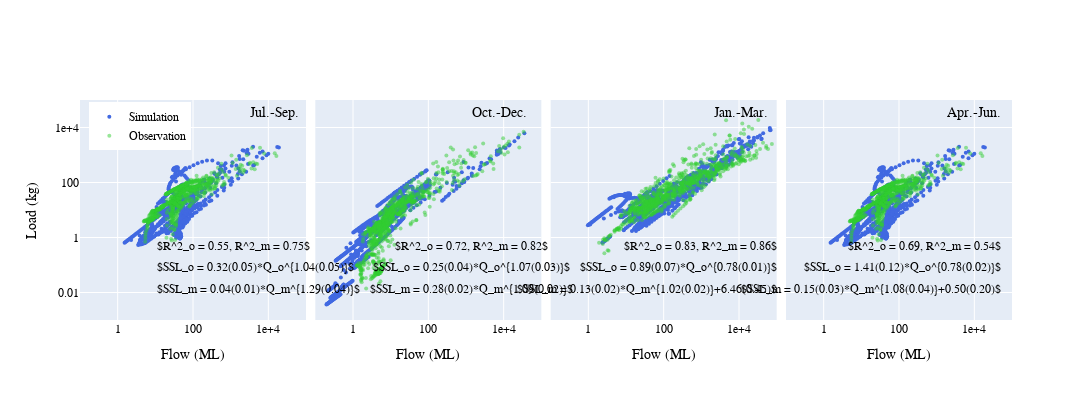

Notebook code for this chart:
### Code cell
# Use plotly to creat scatter plots
# Initialize figure with subplots
fig = make_subplots(rows=1, cols=4, shared_yaxes=True, shared_xaxes=True, horizontal_spacing = 0.01)
legends = ['Jul.-Sep.', 'Oct.-Dec.', 'Jan.-Mar.', 'Apr.-Jun.']

fig.add_trace(
        go.Scatter(x=data_x['mod'][f'x_{ii}'], y=data_y['mod'][f'y_{ii}'], mode='markers', 
                   name='Simulation', marker=dict(color='royalblue', size=4)),
        row = 1, col = 1)

fig.add_trace(
        go.Scatter(x=data_x['obs'][f'x_{ii}'], y=data_y['obs'][f'y_{ii}'], mode='markers', name='Observation',
                  marker=dict(color='limegreen', size=4, opacity=0.5)),
        row = 1, col = 1)


for ii in range(1, 4):
    fig.add_trace(
        go.Scatter(x=data_x['mod'][f'x_{ii}'], y=data_y['mod'][f'y_{ii}'], mode='markers', 
                   showlegend=False, marker=dict(color='royalblue', size=4)),
        row=1, col=ii+1)
fig.update_xaxes(
    showexponent = 'all',
    exponentformat = 'e',
    row=1, col=1) 

for ii in range(1, 4):
    fig.add_trace(
        go.Scatter(x=data_x['obs'][f'x_{ii}'], y=data_y['obs'][f'y_{ii}'], mode='markers', showlegend=False,
                  marker=dict(color='limegreen', size=4, opacity=0.5)),
        row=1, col=ii+1)

    fig.update_xaxes(showexponent = 'all', exponentformat = 'e', row=1, col=ii+1)
    
fig.update_layout(height=400, width=1200)
fig.update_xaxes(type="log", range=[-1, 5], title_text='Flow (ML)')
fig.update_yaxes(type="log", range=[-3, 5])
fig.update_layout(yaxis = dict(showexponent = 'all', exponentformat = 'e', title_text = 'Load (kg)'))

fig.update_layout(legend = dict(yanchor="top", y = 0.99, xanchor = "left", x = 0.01, 
                font = dict(size=12)), font_family = "Arial", font_color = 'black')

x_loc = [0.08, 0.42, 0.75, 0.99]; y_loc = [0.2, 0.1]
subtitle_xloc = [0.18, 0.45, 0.74, 0.99]
for ii in range(4):
    regress_col = str(ii+1)
    fig.add_annotation(dict(x=x_loc[ii], y= y_loc[0], xref="paper", yref="paper", 
                                    text=r'$SSL_o = %.2f(%.2f)*Q_o^{%.2f(%.2f)}$' %(coeffs_obs.loc['a', regress_col], 
                                        coeffs_obs.loc['a_error', regress_col], coeffs_obs.loc['b', regress_col], 
                                                coeffs_obs.loc['b_error', regress_col]), showarrow=False))
    # Add the seassons to each subplot
    fig.add_annotation(dict(x = subtitle_xloc[ii], y = 0.98, xref = "paper", yref = "paper", 
                                    text = legends[ii], font = dict(size=14)), showarrow = False)
    
for ii in range(4):
    regress_col = str(ii+1)
    if coeffs_mod.loc['c',regress_col] == 0:
        fig.add_annotation(dict(x=x_loc[ii], y=y_loc[1], xref="paper", yref="paper", 
                                    text=r'$SSL_m = %.2f(%.2f)*Q_m^{%.2f(%.2f)}$' %(coeffs_mod.loc['a', regress_col], 
                                        coeffs_mod.loc['a_error', regress_col], coeffs_mod.loc['b', regress_col], 
                                            coeffs_mod.loc['b_error', regress_col]), showarrow=False))
    else:
        fig.add_annotation(dict(x=x_loc[ii], y=y_loc[1], xref="paper", yref="paper", 
                                    text=r'$SSL_m = %.2f(%.2f)*Q_m^{%.2f(%.2f)}+%.2f(%.2f)$' %(coeffs_mod.loc['a', regress_col], 
                                        coeffs_mod.loc['a_error', regress_col], coeffs_mod.loc['b', regress_col], coeffs_mod.loc['b_error', regress_col],
                                                    coeffs_mod.loc['c', regress_col], coeffs_mod.loc['c_error', regress_col]), showarrow=False))
    # Add the annotation of fitting statistic R2    
    fig.add_annotation(dict(x = x_loc[ii], y = 0.3), xref="paper", yref="paper", 
                        text = r'$R^2_o = %.2f, R^2_m = %.2f$'%(coeffs_obs.loc['R2', regress_col],
                                                               coeffs_mod.loc['R2', regress_col]), showarrow=False)
    
fig.show()
pio.write_image(fig, fig_path + 'SSL-Q_scatter_plot.png', scale=2)

### Figure 1 — Plotly figure (JSON) as saved in the notebook; plotly's stock layout.template omitted (floating-point values rounded to 4 significant figures; data arrays with more than 128 entries replaced by an {"elided": "..."} marker saying what was removed)
{"data": [{"marker": {"color": "royalblue", "size": 4}, "mode": "markers", "name": "Simulation", "type": "scatter", "x": {"elided": "819 float values"}, "xaxis": "x", "y": {"elided": "819 float values"}, "yaxis": "y"}, {"marker": {"color": "limegreen", "opacity": 0.5, "size": 4}, "mode": "markers", "name": "Observation", "type": "scatter", "x": {"elided": "819 float values"}, "xaxis": "x", "y": {"elided": "819 float values"}, "yaxis": "y"}, {"marker": {"color": "royalblue", "size": 4}, "mode": "markers", "showlegend": false, "type": "scatter", "x": {"elided": "828 float values"}, "xaxis": "x2", "y": {"elided": "828 float values"}, "yaxis": "y2"}, {"marker": {"color": "royalblue", "size": 4}, "mode": "markers", "showlegend": false, "type": "scatter", "x": {"elided": "812 float values"}, "xaxis": "x3", "y": {"elided": "812 float values"}, "yaxis": "y3"}, {"marker": {"color": "royalblue", "size": 4}, "mode": "markers", "showlegend": false, "type": "scatter", "x": {"elided": "819 float values"}, "xaxis": "x4", "y": {"elided": "819 float values"}, "yaxis": "y4"}, {"marker": {"color": "limegreen", "opacity": 0.5, "size": 4}, "mode": "markers", "showlegend": false, "type": "scatter", "x": {"elided": "828 float values"}, "xaxis": "x2", "y": {"elided": "828 float values"}, "yaxis": "y2"}, {"marker": {"color": "limegreen", "opacity": 0.5, "size": 4}, "mode": "markers", "showlegend": false, "type": "scatter", "x": {"elided": "812 float values"}, "xaxis": "x3", "y": {"elided": "812 float values"}, "yaxis": "y3"}, {"marker": {"color": "limegreen", "opacity": 0.5, "size": 4}, "mode": "markers", "showlegend": false, "type": "scatter", "x": {"elided": "819 float values"}, "xaxis": "x4", "y": {"elided": "819 float values"}, "yaxis": "y4"}], "layout": {"annotations": [{"showarrow": false, "text": "$SSL_o = 0.32(0.05)*Q_o^{1.04(0.05)}$", "x": 0.08, "xref": "paper", "y": 0.2, "yref": "paper"}, {"font": {"size": 14}, "showarrow": false, "text": "Jul.-Sep.", "x": 0.18, "xref": "paper", "y": 0.98, "yref": "paper"}, {"showarrow": false, "text": "$SSL_o = 0.25(0.04)*Q_o^{1.07(0.03)}$", "x": 0.42, "xref": "paper", "y": 0.2, "yref": "paper"}, {"font": {"size": 14}, "showarrow": false, "text": "Oct.-Dec.", "x": 0.45, "xref": "paper", "y": 0.98, "yref": "paper"}, {"showarrow": false, "text": "$SSL_o = 0.89(0.07)*Q_o^{0.78(0.01)}$", "x": 0.75, "xref": "paper", "y": 0.2, "yref": "paper"}, {"font": {"size": 14}, "showarrow": false, "text": "Jan.-Mar.", "x": 0.74, "xref": "paper", "y": 0.98, "yref": "paper"}, {"showarrow": false, "text": "$SSL_o = 1.41(0.12)*Q_o^{0.78(0.02)}$", "x": 0.99, "xref": "paper", "y": 0.2, "yref": "paper"}, {"font": {"size": 14}, "showarrow": false, "text": "Apr.-Jun.", "x": 0.99, "xref": "paper", "y": 0.98, "yref": "paper"}, {"showarrow": false, "text": "$SSL_m = 0.04(0.01)*Q_m^{1.29(0.04)}$", "x": 0.08, "xref": "paper", "y": 0.1, "yref": "paper"}, {"showarrow": false, "text": "$R^2_o = 0.55, R^2_m = 0.75$", "x": 0.08, "xref": "paper", "y": 0.3, "yref": "paper"}, {"showarrow": false, "text": "$SSL_m = 0.28(0.02)*Q_m^{1.09(0.02)}$", "x": 0.42, "xref": "paper", "y": 0.1, "yref": "paper"}, {"showarrow": false, "text": "$R^2_o = 0.72, R^2_m = 0.82$", "x": 0.42, "xref": "paper", "y": 0.3, "yref": "paper"}, {"showarrow": false, "text": "$SSL_m = 0.13(0.02)*Q_m^{1.02(0.02)}+6.46(0.45)$", "x": 0.75, "xref": "paper", "y": 0.1, "yref": "paper"}, {"showarrow": false, "text": "$R^2_o = 0.83, R^2_m = 0.86$", "x": 0.75, "xref": "paper", "y": 0.3, "yref": "paper"}, {"showarrow": false, "text": "$SSL_m = 0.15(0.03)*Q_m^{1.08(0.04)}+0.50(0.20)$", "x": 0.99, "xref": "paper", "y": 0.1, "yref": "paper"}, {"showarrow": false, "text": "$R^2_o = 0.69, R^2_m = 0.54$", "x": 0.99, "xref": "paper", "y": 0.3, "yref": "paper"}], "font": {"color": "black", "family": "Arial"}, "height": 400, "legend": {"font": {"size": 12}, "x": 0.01, "xanchor": "left", "y": 0.99, "yanchor": "top"}, "width": 1200, "xaxis": {"anchor": "y", "domain": [0, 0.2425], "exponentformat": "e", "range": [-1, 5], "showexponent": "all", "title": {"text": "Flow (ML)"}, "type": "log"}, "xaxis2": {"anchor": "y2", "domain": [0.2525, 0.495], "exponentformat": "e", "range": [-1, 5], "showexponent": "all", "title": {"text": "Flow (ML)"}, "type": "log"}, "xaxis3": {"anchor": "y3", "domain": [0.505, 0.7475], "exponentformat": "e", "range": [-1, 5], "showexponent": "all", "title": {"text": "Flow (ML)"}, "type": "log"}, "xaxis4": {"anchor": "y4", "domain": [0.7575, 1], "exponentformat": "e", "range": [-1, 5], "showexponent": "all", "title": {"text": "Flow (ML)"}, "type": "log"}, "yaxis": {"anchor": "x", "domain": [0, 1], "exponentformat": "e", "range": [-3, 5], "showexponent": "all", "title": {"text": "Load (kg)"}, "type": "log"}, "yaxis2": {"anchor": "x2", "domain": [0, 1], "matches": "y", "range": [-3, 5], "showticklabels": false, "type": "log"}, "yaxis3": {"anchor": "x3", "domain": [0, 1], "matches": "y", "range": [-3, 5], "showticklabels": false, "type": "log"}, "yaxis4": {"anchor": "x4", "domain": [0, 1], "matches": "y", "range": [-3, 5], "showticklabels": false, "type": "log"}}}
